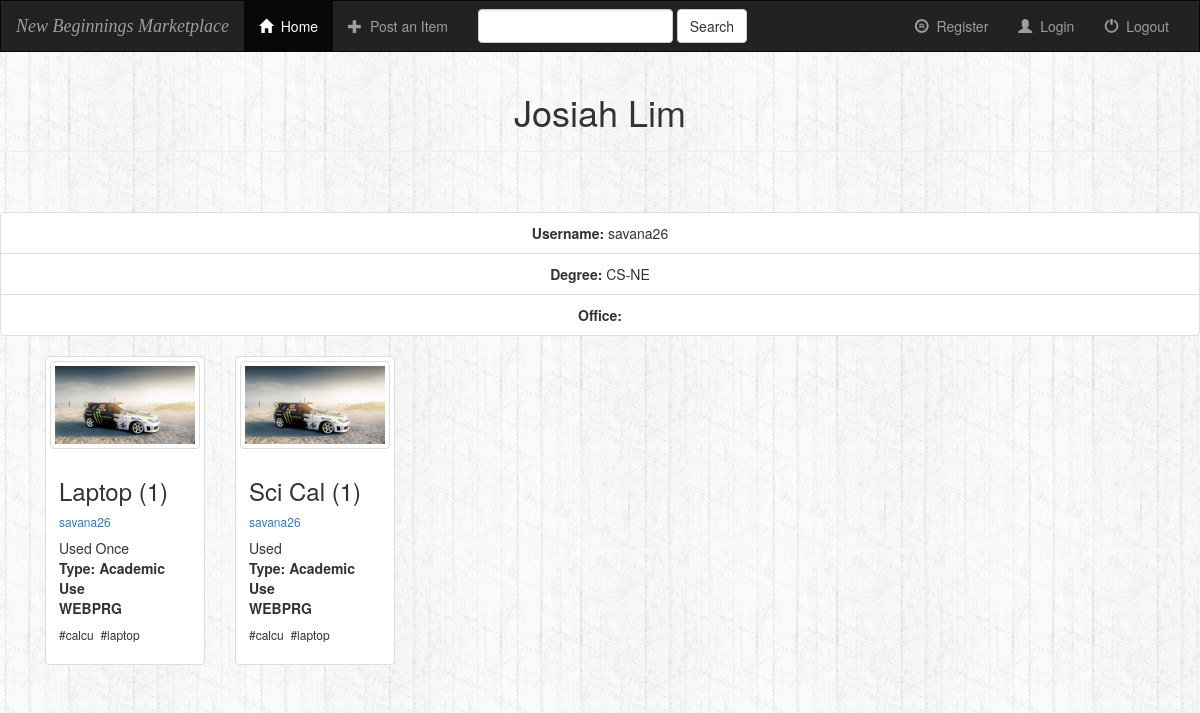
Screenshot of /home/7/ with the database file from the repository.
### home/models.py (models this page shows, shortened)
class User(models.Model):
    username = models.CharField(max_length=21)
    password = models.CharField(max_length=26)
    name = models.CharField(max_length=100)
    degree = models.CharField(max_length=100, blank=True, help_text='Leave blank if personnel/faculty')
    office = models.CharField(max_length=100, blank=True, help_text='Leave blank if student')
    def __str__(self):
        return self.username

class Item(models.Model):
    userName = models.ForeignKey(User, on_delete=models.CASCADE)
    name = models.CharField(primary_key=True, max_length=300)
    photo = models.FileField()
    quantity = models.PositiveIntegerField(default=1)
    condition = models.CharField(max_length=200)
    itemType = models.CharField(max_length=100, choices=item_Type, default='Academic Use')
    courseName = models.CharField(max_length=100, blank=True, help_text='Leave blank if Office Use')
    pub_date = models.DateTimeField('date published')

class Tags(models.Model):
    name = models.ForeignKey(Item, on_delete=models.CASCADE)
    tag = models.CharField(max_length=100)

### home/views.py (the view)
# urls.py: url(r'^(?P<username_id>[0-9]+)/$', views.profile, name='profile'),
def profile(request, username_id):
    user = get_object_or_404(User, pk=username_id)
    latest_item_list = Item.objects.order_by('-pub_date')
    latest_tag_list = Tags.objects.all()
    context = {'user': user,
               'latest_item_list': latest_item_list,
               'latest_tag_list': latest_tag_list,
               }
    return render(request, 'home/profile.html', context)

### home/templates/home/profile.html (shortened to what this page needs)
{% extends 'home/base_template.html' %}
{% block body %}
    <div class="page-header">
        <center><h1>{{ user.name }}</h1></center>
    </div>
    <br/><br/>
    <center>
    <ul class="list-group">
        <li class="list-group-item"><b>Username:</b> {{ user.username }}</li>
        <li class="list-group-item"><b>Degree:</b> {{ user.degree }}</li>
        <li class="list-group-item"><b> Office:</b> {{ user.office }}</li>
    </ul>
    </center>
    <div class="container">
        {% for item in latest_item_list %}
            {% if item.userName.id == user.id %}
                <div class="col-md-2">
                  <div class="thumbnail">
                    <a href="#"><img src="{{ item.photo.url }}" class="img-thumbnail" /></a>
                    <div class="caption">
                    <h3>{{ item.name }} ({{ item.quantity }})</h3>
                      <h6><a href="/home/{{ item.userName.id }}/">{{ item.userName }}</a></h6>
                    <p>{{ item.condition }}<br/>
                        <b>Type: {{ item.itemType }}</b>
                        <br/>
                        <b>{{ item.courseName }}</b></p>
                      <h6>
                      {% for tags in latest_tag_list %}
                          {% if tags.itemName.id == item.id %}
                            #{{ tags.tag }}&nbsp;
                          {% endif %}
                      {% endfor %}
                      </h6>
                    </div>
                  </div>
                </div>
            {% endif %}
        {% endfor %}
    </div>
{% endblock %}

### home/static/home/style.css (style rules this page uses)
body { background: url(/images/background.jpg); }

### rows the page displays
User: name "Josiah Lim", username "savana26", degree "CS-NE"
Item: photo (picture), name "Laptop", quantity "1", userName "savana26", condition "Used Once", itemType "Academic Use", courseName "WEBPRG"
Tags: tag "calcu"
Tags: tag "laptop"
Item: photo (picture), name "Sci Cal", quantity "1", userName "savana26", condition "Used", itemType "Academic Use", courseName "WEBPRG"
